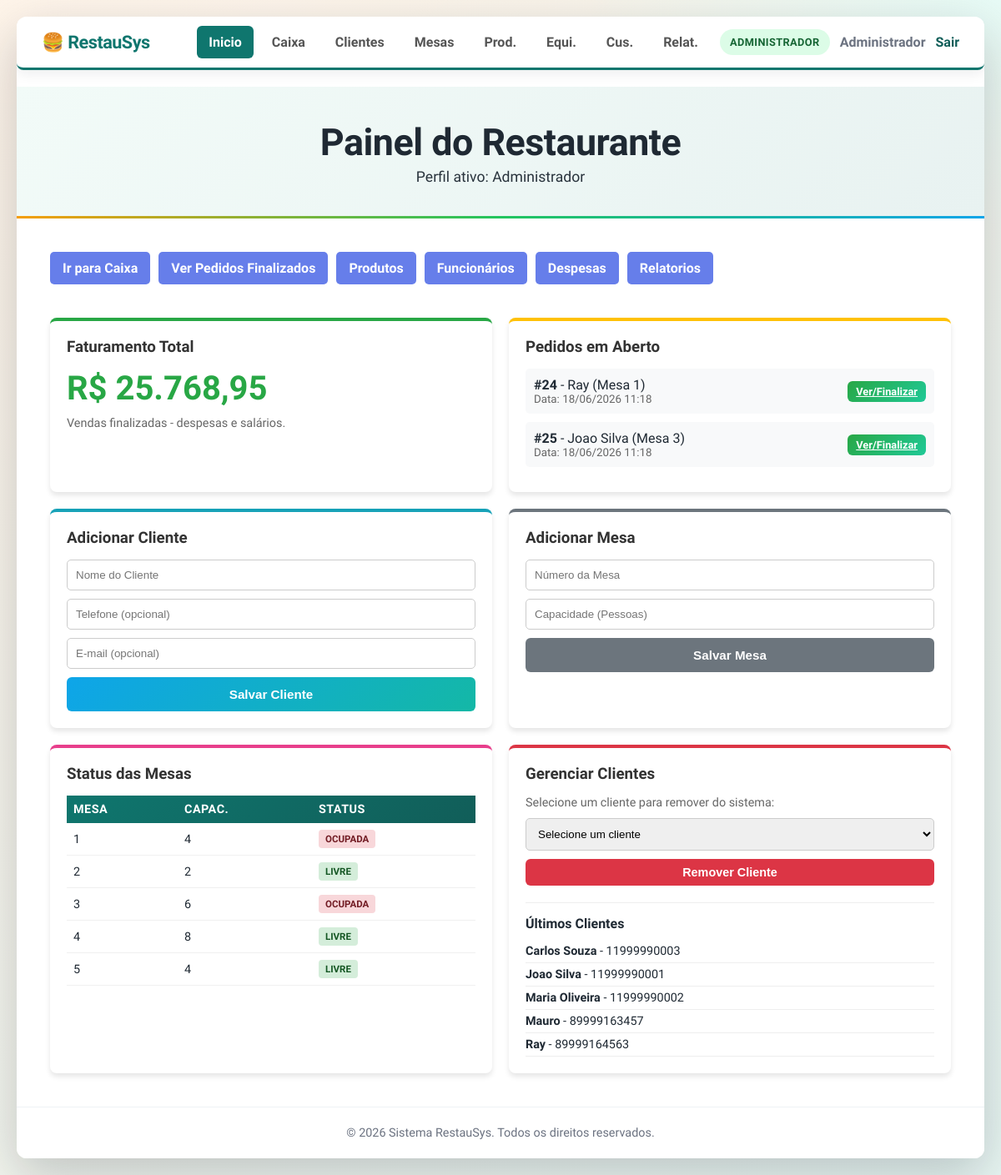
The app's page /index.php (signed in), older data.
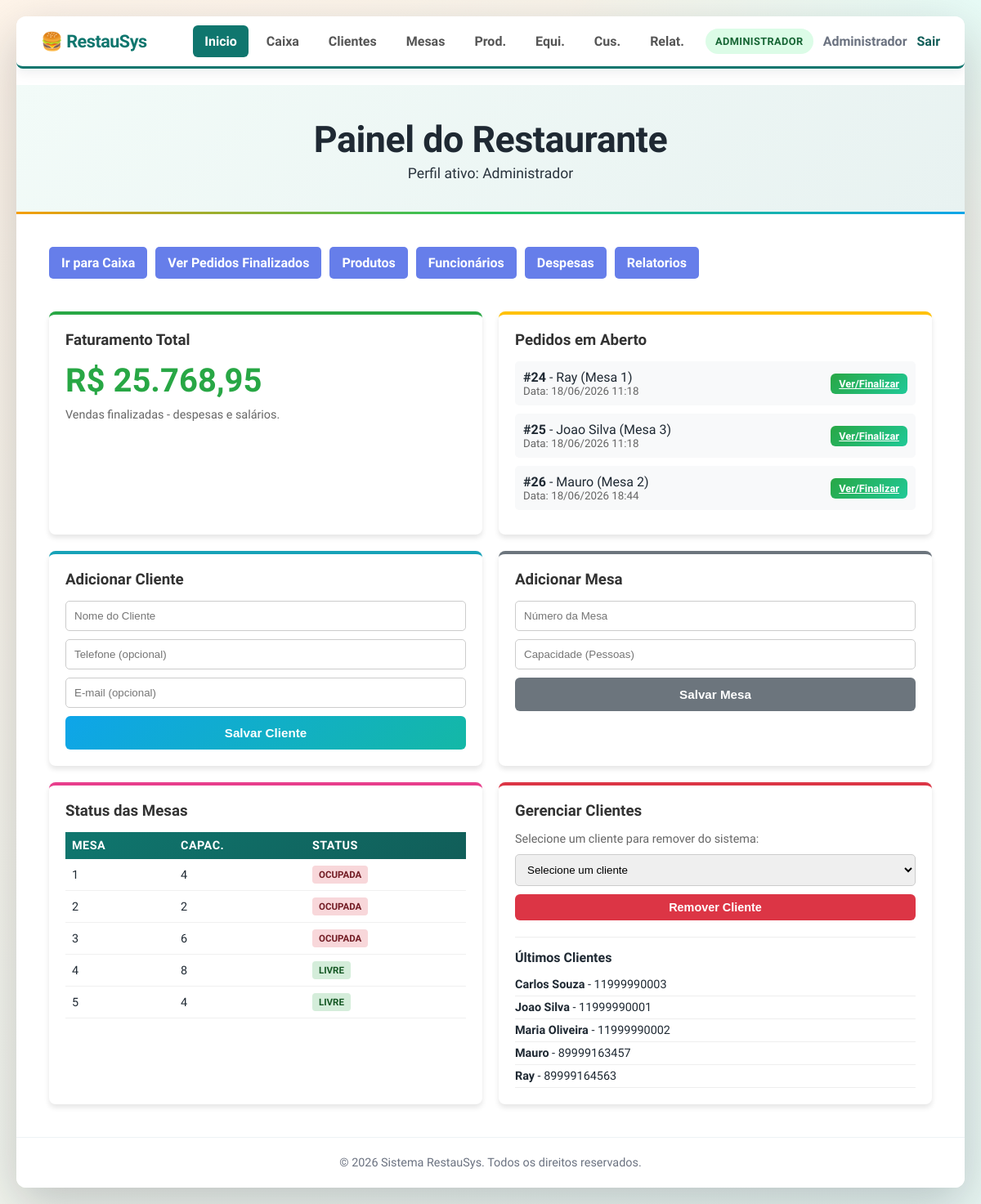
The same page, newer data.
### tables this page shows
CREATE TABLE pedidos (
    id_pedido INTEGER PRIMARY KEY AUTOINCREMENT,
    id_cliente INTEGER,
    id_mesa INTEGER,
    id_funcionario INTEGER,
    data_pedido TEXT DEFAULT CURRENT_TIMESTAMP,
    status TEXT NOT NULL DEFAULT 'aberto' CHECK (status IN ('aberto','fechado','cancelado')),
    forma_de_pagamento TEXT DEFAULT 'DINHEIRO' CHECK (forma_de_pagamento IN ('DINHEIRO','PIX','CARTAO')),
    FOREIGN KEY (id_cliente) REFERENCES clientes(id_cliente),
    FOREIGN KEY (id_mesa) REFERENCES mesas(id_mesa),
    FOREIGN KEY (id_funcionario) REFERENCES funcionarios(id_funcionario)
);

CREATE TABLE clientes (
    id_cliente INTEGER PRIMARY KEY AUTOINCREMENT,
    nome TEXT NOT NULL,
    telefone TEXT,
    email TEXT,
    data_cadastro TEXT DEFAULT CURRENT_TIMESTAMP
);

CREATE TABLE mesas (
    id_mesa INTEGER PRIMARY KEY AUTOINCREMENT,
    numero INTEGER NOT NULL UNIQUE,
    capacidade INTEGER NOT NULL,
    status TEXT NOT NULL DEFAULT 'livre' CHECK (status IN ('livre','ocupada','reservada'))
);

### config/config.php (called while the page is built, shortened)
<?php
$pdo = initialize_database(DB_PATH, false);
function query_all(string $sql, array $params = []): array
{
    global $pdo;
    $stmt = $pdo->prepare($sql);
    $stmt->execute($params);
    return $stmt->fetchAll() ?: [];
}
function perfil_ativo(): string
{
    return $_SESSION['perfil'] ?? '';
}
function usuario_admin(): bool
{
    return perfil_ativo() === PERFIL_ADMIN;
}

### index.php (the view, shortened to what the rows shown need)
<?php
require_once __DIR__ . "/config/config.php";
    ?>
    <?php
$pedidos_abertos = query_all("SELECT p.id_pedido, c.nome, m.numero, p.data_pedido
                              FROM pedidos p
                              JOIN clientes c ON p.id_cliente = c.id_cliente
                              JOIN mesas m ON p.id_mesa = m.id_mesa
                              WHERE p.status = 'aberto'");
$clientes = query_all("SELECT * FROM clientes ORDER BY nome ASC");
$mesas = query_all("SELECT * FROM mesas ORDER BY numero ASC");
?>
<!DOCTYPE html>
<html lang="pt-BR">
<head>
    <link rel="stylesheet" href="css/style.css">
</head>
<body>
    <div class="container">
        <header>
            <div class="header-content">
                <h1>Painel do Restaurante</h1>
            </div>
        </header>
        <main>
            <div class="dashboard-grid">
                <div class="card" style="border-top-color: #ffc107;">
                    <?php if (empty($pedidos_abertos)): ?>
                        <p style="color: #666;">Todos os pedidos foram finalizados.</p>
                    <?php else: ?>
                        <ul style="list-style: none; padding: 0;">
                            <?php foreach ($pedidos_abertos as $p): ?>
                                <li style="margin-bottom: 10px; padding: 10px; background: #f8f9fa; border-radius: 5px; display: flex; justify-content: space-between; align-items: center; gap: 12px; flex-wrap: wrap;">
                                    <span>
                                        <strong>#<?=$p["id_pedido"]?></strong> - <?=$p["nome"]?> (Mesa <?=$p["numero"]?>)
                                        <small style="display: block; color: #666;">Data: <?=date("d/m/Y H:i", strtotime($p["data_pedido"]))?></small>
                                    </span>
                                    <a href="pages/pedidos.php?id=<?=$p["id_pedido"]?>" class="btn btn-criar" style="padding: 5px 10px; font-size: 0.8em; width: auto;">Ver/Finalizar</a>
                                </li>
                            <?php endforeach; ?>
                        </ul>
                    <?php endif; ?>
                </div>
                <div class="card" style="grid-column: span 1; border-top-color: #e83e8c;">
                    <div style="max-height: 250px; overflow-y: auto;">
                        <table class="tabela pequena">
                            <thead>
                                <tr>
                                    <th>Mesa</th>
                                    <th>Capac.</th>
                                    <th>Status</th>
                                </tr>
                            </thead>
                            <tbody>
                                <?php foreach ($mesas as $m): ?>
                                <tr>
                                    <td><?=$m["numero"]?></td>
                                    <td><?=$m["capacidade"]?></td>
                                    <td><span class="status-badge status-<?=$m["status"]?>"><?=$m["status"]?></span></td>
                                </tr>
                                <?php endforeach; ?>
                            </tbody>
                        </table>
                    </div>
                </div>
                <?php if (usuario_admin()): ?>
                    <div class="card" style="border-top-color: #dc3545;">
                        <div style="max-height: 150px; overflow-y: auto;">
                            <ul style="list-style: none; padding: 0;">
                                <?php foreach ($clientes as $c): ?>
                                    <li style="padding: 5px 0; border-bottom: 1px solid #eee; font-size: 0.9em;">
                                        <strong><?=$c["nome"]?></strong>
                                        <?= $c["telefone"] ? " - " . $c["telefone"] : "" ?>
                                    </li>
                                <?php endforeach; ?>
                            </ul>
                        </div>
                    </div>
                <?php endif; ?>
            </div>
        </main>
    </div>
</body>
</html>

Row changes from the older to the newer data that the page shows:
added pedidos: id_pedido "26", id_cliente.nome "Mauro", id_mesa.numero "2", data_pedido "18/06/2026 18:44"
changed mesas (number 2 of 5 on the later page): status "LIVRE" → "OCUPADA"
